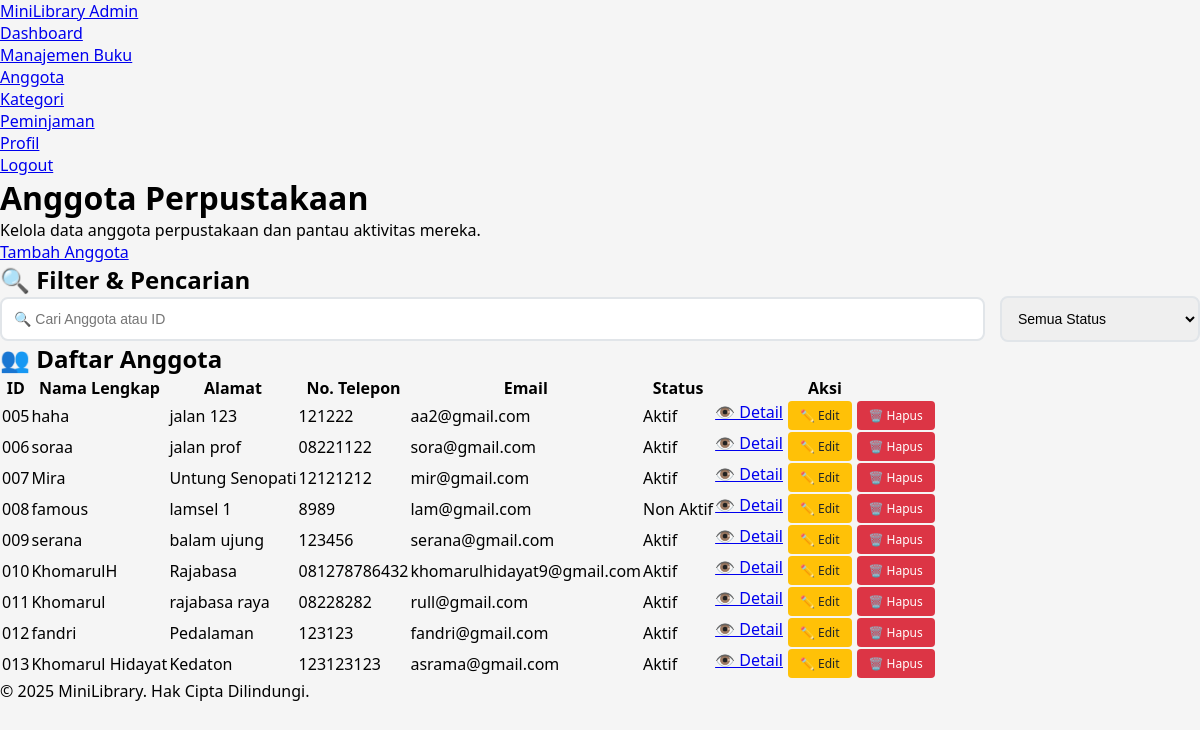
Page /admin/anggota.php (signed in) on the committed database.
### tables this page shows
CREATE TABLE `anggota` (
  `id` int(11) NOT NULL,
  `nama` varchar(100) NOT NULL,
  `alamat` text NOT NULL,
  `foto_profil` varchar(255) DEFAULT NULL,
  `telepon` varchar(15) NOT NULL,
  `email` varchar(100) NOT NULL,
  `status` enum('Aktif','Non Aktif') DEFAULT 'Aktif',
  `created_at` timestamp NOT NULL DEFAULT current_timestamp(),
  `password` varchar(255) NOT NULL,
  `tanggal_daftar` datetime DEFAULT current_timestamp(),
  `foto` varchar(255) DEFAULT NULL,
  `terakhir_login` datetime DEFAULT NULL
);

### admin/anggota.php (the view, shortened to what this page needs)
<!DOCTYPE html>
<html>
<head>
    <link rel="stylesheet" href="assets/style.css">
</head>
<body>
<nav class="navbar">
    <div class="navbar-container">
        <a href="dashboard.php" class="navbar-brand">MiniLibrary Admin</a>
        <ul class="navbar-nav">
            <li class="nav-item"><a href="dashboard.php" class="nav-link">Dashboard</a></li>
            <li class="nav-item"><a href="manajemen.php" class="nav-link">Manajemen Buku</a></li>
            <li class="nav-item"><a href="anggota.php" class="nav-link active">Anggota</a></li>
            <li class="nav-item"><a href="kategori.php" class="nav-link">Kategori</a></li>
            <li class="nav-item"><a href="peminjaman.php" class="nav-link">Peminjaman</a></li>
            <li class="nav-item"><a href="profil_admin.php" class="nav-link">Profil</a></li>
            <li class="nav-item"><a href="logout.php" class="nav-link">Logout</a></li>
        </ul>
    </div>
</nav>
<div class="container">
    <div class="welcome-section">
        <div class="welcome-text">
            <h1>Anggota Perpustakaan</h1>
            <p>Kelola data anggota perpustakaan dan pantau aktivitas mereka.</p>
            <a href="tambah_anggota.php" class="btn">Tambah Anggota</a>
        </div>
    </div>
    <div class="content-section">
        <div class="section-header">
            <h2>🔍 Filter & Pencarian</h2>
        </div>
        <div style="display: flex; gap: 15px; align-items: center; flex-wrap: wrap;">
            <input type="text" placeholder="🔍 Cari Anggota atau ID" id="searchInput"
                   style="flex: 1; min-width: 300px; padding: 12px; border: 2px solid #e1e5e9; border-radius: 8px; font-size: 14px;">
            <select id="statusFilter" style="padding: 12px; border: 2px solid #e1e5e9; border-radius: 8px; font-size: 14px; min-width: 200px;">
                <option>Semua Status</option>
            </select>
        </div>
    </div>
    <div class="content-section">
        <div class="section-header">
            <h2>👥 Daftar Anggota</h2>
        </div>
        <div class="table-responsive">
            <table class="table">
                <thead>
                    <tr>
                        <th>ID</th>
                        <th>Nama Lengkap</th>
                        <th>Alamat</th>
                        <th>No. Telepon</th>
                        <th>Email</th>
                        <th>Status</th>
                        <th>Aksi</th>
                    </tr>
                </thead>
                <tbody id="memberTable">
                    <?php
                    include '../koneksi/koneksi.php';
                    if (!isset($koneksi) || mysqli_connect_error()) {
                        echo "<tr><td colspan='7' class='error-message'>Error: Koneksi database gagal!</td></tr>";
                    } else {
                        $query = "SELECT * FROM anggota ORDER BY id ASC";
                        $result = mysqli_query($koneksi, $query);
                        if (!$result) {
                            echo "<tr><td colspan='7' class='error-message'>Error: " . mysqli_error($koneksi) . "</td></tr>";
                        } else if (mysqli_num_rows($result) > 0) {
                            while ($row = mysqli_fetch_assoc($result)) {
                                echo "<tr>
                                    <td>".str_pad($row['id'], 3, '0', STR_PAD_LEFT)."</td>
                                    <td>".htmlspecialchars($row['nama'])."</td>
                                    <td>".htmlspecialchars($row['alamat'])."</td>
                                    <td>".htmlspecialchars($row['telepon'])."</td>
                                    <td>".htmlspecialchars($row['email'])."</td>
                                    <td><span class='badge badge-".($row['status'] == 'Aktif' ? 'success' : 'warning')."'>".htmlspecialchars($row['status'])."</span></td>
                                    <td>
                                        <div style='display: flex; gap: 5px;'>
                                            <a href='detail_anggota.php?id={$row['id']}' class='action-btn btn-detail'>👁️ Detail</a>
                                            <a href='edit_anggota.php?id={$row['id']}' class='action-btn btn-edit'>✏️ Edit</a>
                                            <a href='hapus_anggota.php?id={$row['id']}' class='action-btn btn-delete' onclick='return confirm(\"Apakah Anda yakin ingin menghapus anggota ini?\")'>🗑️ Hapus</a>
                                        </div>
                                    </td>
                                </tr>";
                            }
                        } else {
                            echo "<tr><td colspan='7' style='text-align: center; padding: 20px; color: #666;'>Tidak ada data anggota</td></tr>";
                        }
                    }
                    ?>
                </tbody>
            </table>
        </div>
    </div>
</div>
<div class="footer">
    <p>&copy; <?php echo date('Y'); ?> MiniLibrary. Hak Cipta Dilindungi.</p>
</div>
</body>
</html>

### assets/style.css (style rules this page uses)
* { margin: 0; padding: 0; box-sizing: border-box; }
body { font-family: "Segoe UI", Tahoma, Geneva, Verdana, sans-serif; background-color: #f5f5f5; }
.btn-edit, .btn-delete { padding: 6px 12px; border-radius: 4px; text-decoration: none; font-size: 12px; font-weight: 500; transition: all 0.3s; }
.btn-edit { background: #ffc107; color: #212529; }
.btn-delete { background: #dc3545; color: white; }

### rows in the picture
anggota: id "005", nama "haha", alamat "jalan 123", telepon "121222", email "aa2@gmail.com", status "Aktif"
anggota: id "006", nama "soraa", alamat "jalan prof", telepon "08221122", email "sora@gmail.com", status "Aktif"
anggota: id "007", nama "Mira", alamat "Untung Senopati", telepon "12121212", email "mir@gmail.com", status "Aktif"
anggota: id "008", nama "famous", alamat "lamsel 1", telepon "8989", email "lam@gmail.com", status "Non Aktif"
anggota: id "009", nama "serana", alamat "balam ujung", telepon "123456", email "serana@gmail.com", status "Aktif"
anggota: id "010", nama "KhomarulH", alamat "Rajabasa", telepon "081278786432", email "khomarulhidayat9@gmail.com", status "Aktif"
anggota: id "011", nama "Khomarul", alamat "rajabasa raya", telepon "08228282", email "rull@gmail.com", status "Aktif"
anggota: id "012", nama "fandri", alamat "Pedalaman", telepon "123123", email "fandri@gmail.com", status "Aktif"
anggota: id "013", nama "Khomarul Hidayat", alamat "Kedaton", telepon "123123123", email "asrama@gmail.com", status "Aktif"
